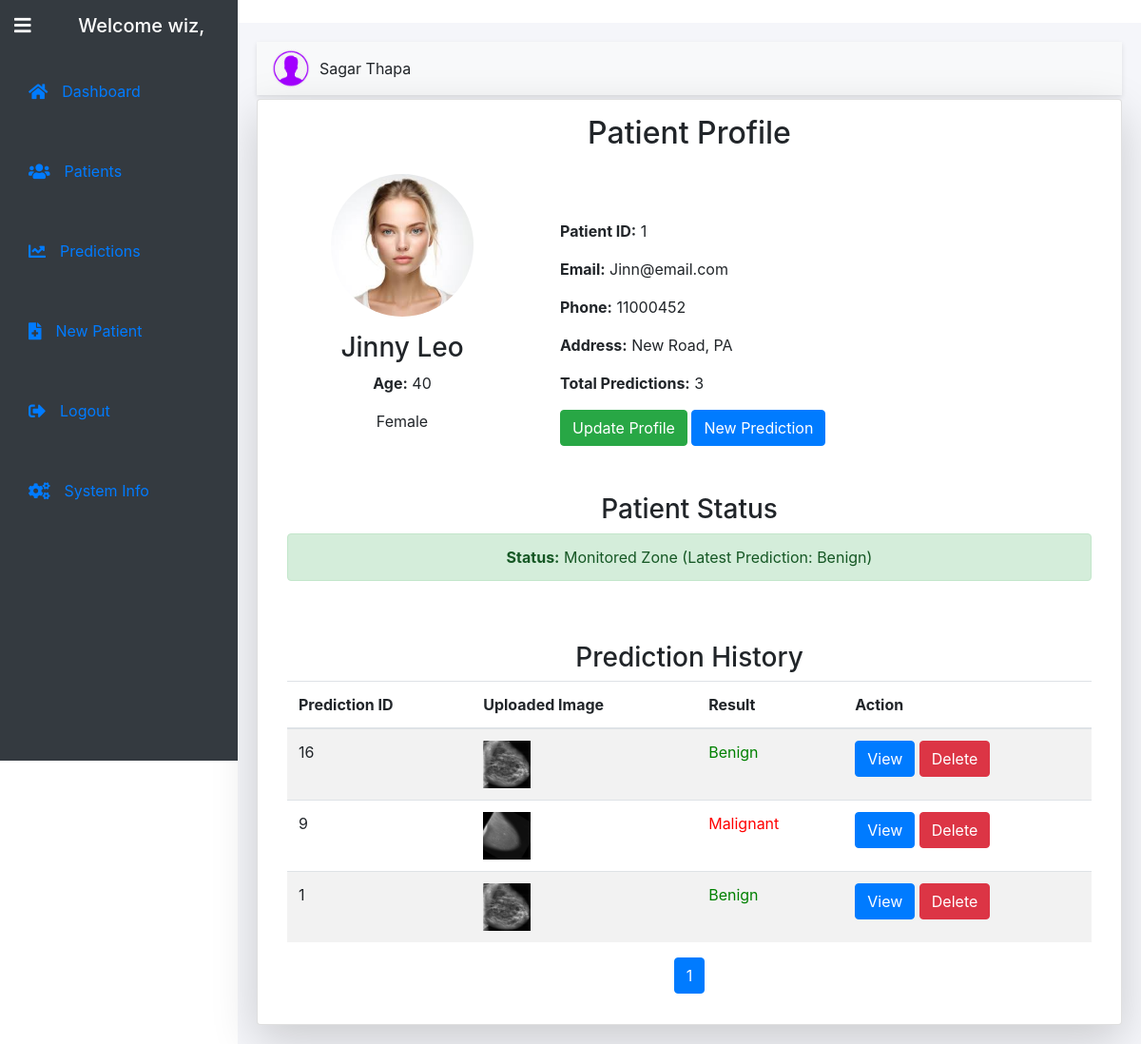
Before: /patient/1/ (signed in) with the older database file.
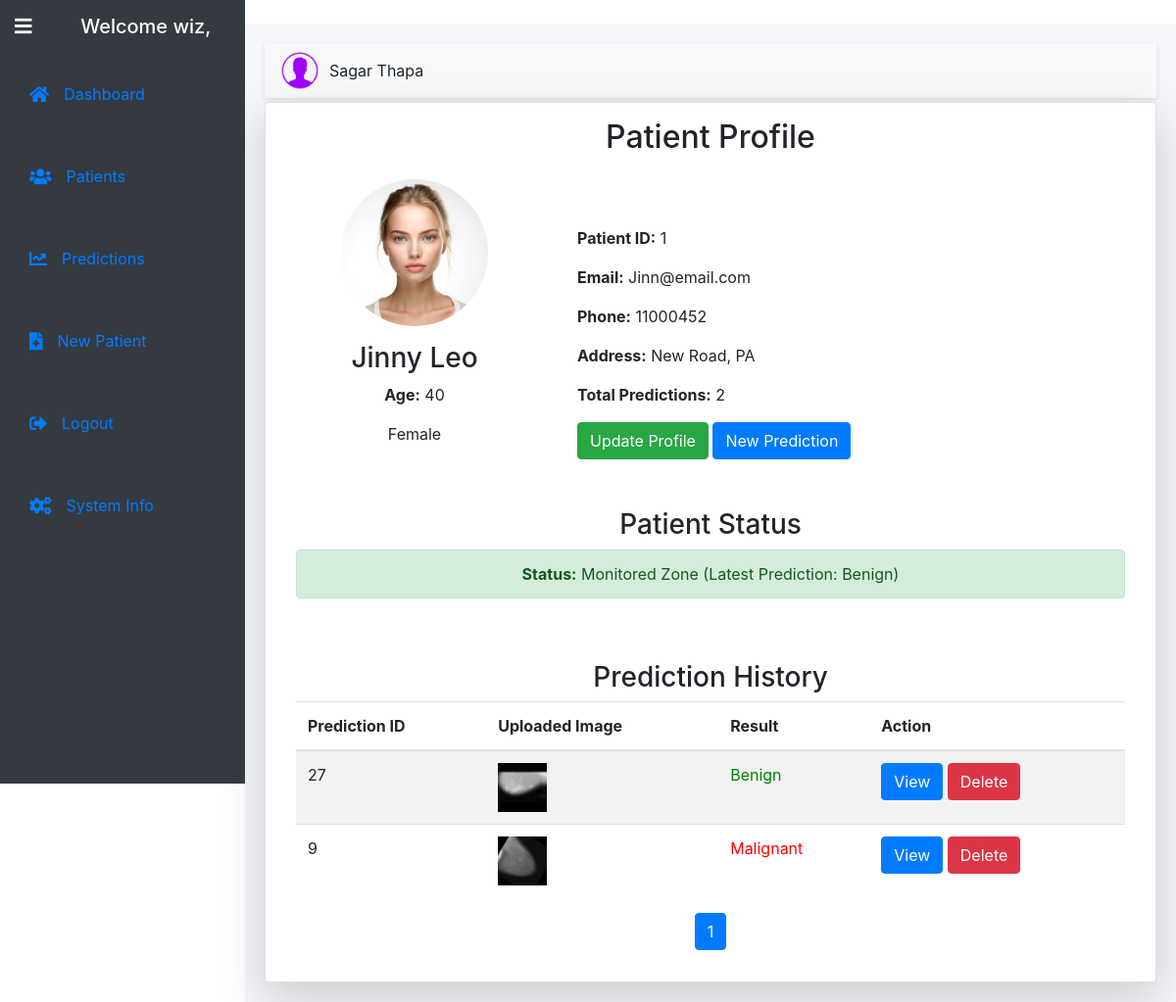
After: the same page with the newer database file.
### prediction/models.py (models this page shows)
class Prediction(models.Model):
    patient = models.ForeignKey(Patient, on_delete=models.CASCADE, related_name='predictions')  # Link to Patient
    uploaded_image = models.ImageField(upload_to='images/')
    processed_image = models.ImageField(upload_to='processed_images/', blank=True, null=True)  # Processed image field
    RESULT_CHOICES = [
        ('Benign', 'Benign'),
        ('Malignant', 'Malignant'),
    ]
    result = models.CharField(max_length=50, choices=RESULT_CHOICES, blank=True, null=True)  # Result will store "Malignant" or "Benign"
    def __str__(self):
        return f"{self.result} (Patient: {self.patient.name})" if self.result else f"Prediction for {self.patient.name}"
    @property
    def prediction_id(self):
        return self.id

### dashboard/views.py (the view)
# urls.py: path('patient/<int:patient_id>/', patient_profile, name='patient_profile'),
@login_required
def patient_profile(request, patient_id):
    if request.user.is_superuser:
        patient = get_object_or_404(Patient, uId=patient_id)
    else:
        patient = get_object_or_404(Patient, uId=patient_id, owner=request.user)
    predictions = Prediction.objects.filter(patient=patient).order_by('-id')
    if predictions:
        latest = Prediction.objects.filter(patient=patient).latest('id')
        print(latest,"hello")
    else:
        latest = "none"
    for prediction in predictions:
        prediction.benign_count = Prediction.objects.filter(patient=patient, result='Benign').count()
        prediction.malignant_count = Prediction.objects.filter(patient=patient, result='Malignant').count()
    total_predictions = predictions.count()
    paginator = Paginator(predictions, 5)  # 4 items per page
    page_number = request.GET.get('page')
    page_obj = paginator.get_page(page_number)
    context = {
        'patient': patient,
        'predictions': page_obj,  # Pass the page object instead of the full list
        'total_predictions': total_predictions,
        "latest":latest,
    }
    return render(request, 'dashboard/patient_profile.html', context)

### dashboard/templates/dashboard/patient_profile.html (shortened to what the changed rows need)
{% extends "base.html" %}
{% load static %}
{% block content %}
<div class="container mt-1 card p-3 shadow-lg">
    <h2 class="text-center mb-4">Patient Profile</h2>
    <div class="row">
        <div class="col-md-8 mt-5">
            <p><strong>Patient ID:</strong> {{ patient.uId }}</p>
            <p><strong>Email:</strong> {{ patient.email }}</p>
            <p><strong>Phone:</strong> {{ patient.phone }}</p>
            <p><strong>Address:</strong> {{ patient.address }}</p>
            <p><strong>Total Predictions:</strong> {{ total_predictions }}</p>
            <a href="{% url 'dashboard:update-patient' patient.id %}" class="btn btn-success">Update Profile</a>
            <a href="{% url 'prediction:predict_image' patient.uId %}" class="btn btn-primary">New Prediction</a>
        </div>
    </div>
    <div class="container mt-5">
        <table class="table table-striped">
            <thead>
                <tr>
                    <th scope="col">Prediction ID</th>
                    <th scope="col">Uploaded Image</th>
                    <th scope="col">Result</th>
                    <th scope="col">Action</th>
                </tr>
            </thead>
            <tbody>
                {% for prediction in predictions %}
                    <tr>
                        <td>{{ prediction.prediction_id }}</td>
                        <td>
                            <img src="{{ prediction.uploaded_image.url }}" alt="Uploaded Image" class="img-fluid" style="width: 50px; height: 50px;">
                        </td>
                         <td >
                            <span style="color: {% if prediction.result == 'Benign' %}green{% else %}red{% endif %};">
                                {{ prediction.result }}
                            </span>
                        </td>
                        <td>
                            <a href="{% url 'prediction:result' prediction.id %}" class="btn btn-primary">View</a>
                            <a href="{% url 'dashboard:delete-prediction-user' prediction.id %}" class="btn btn-danger">Delete</a>
                        </td>
                    </tr>
                {% empty %}
                    <tr>
                        <td colspan="4" class="text-center">No predictions found.</td>
                    </tr>
                {% endfor %}
            </tbody>
        </table>
        <nav aria-label="Page navigation">
            <ul class="pagination justify-content-center">
                {% for num in predictions.paginator.page_range %}
                    {% if predictions.number == num %}
                        <li class="page-item active">
                            <a class="page-link" href="#">{{ num }}</a>
                        </li>
                    {% else %}
                        <li class="page-item">
                            <a class="page-link" href="?page={{ num }}">{{ num }}</a>
                        </li>
                    {% endif %}
                {% endfor %}
            </ul>
        </nav>
    </div>
</div>
{% endblock %}

Changed rows visible on the page:
removed Prediction: prediction_id "16", uploaded_image (picture), result "Benign"
removed Prediction: prediction_id "1", uploaded_image (picture), result "Benign"
added Prediction: prediction_id "27", uploaded_image (picture), result "Benign"
Other visible differences:
{{ total_predictions }}: "3" → "2"
